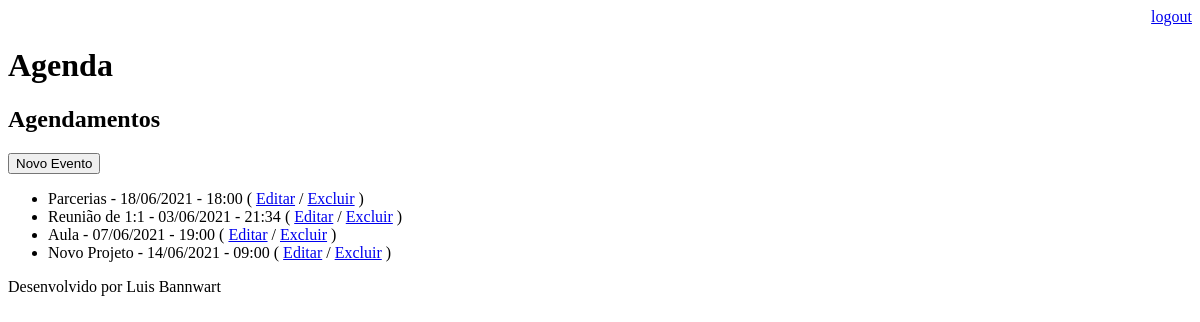
The page /agenda/ (signed in) on the database as committed earlier.
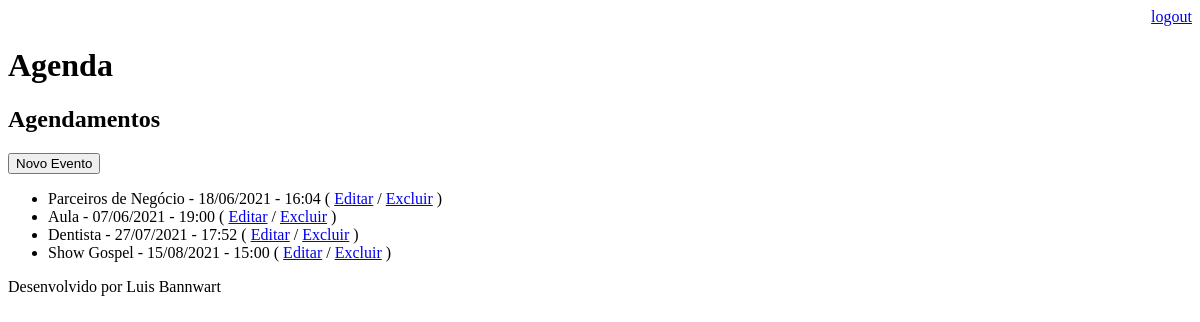
The same page on the database as committed later.
### core/models.py (models this page shows, shortened)
class Evento(models.Model):
    titulo = models.CharField(max_length=100)
    descricao = models.TextField(blank=True, null=True)
    data_evento = models.DateTimeField(verbose_name='Data do Evento')
    usuario = models.ForeignKey(User, on_delete=models.CASCADE)
    local = models.CharField(max_length=200, verbose_name='Local do Evento', blank=True, null=True)
    data_criacao = models.DateTimeField(auto_now_add=True)
    data_alteracao = models.DateTimeField(auto_now=True)
    class Meta:
        db_table = 'evento'
    def get_data_evento(self):
        return self.data_evento.strftime('%d/%m/%Y - %H:%M')

### core/views.py (the view)
# urls.py: path('agenda/', views.lista_eventos),
@login_required(login_url='/login/')
def lista_eventos(request):
    usuario = request.user
    eventos = Evento.objects.filter(usuario=usuario)
    dados = {'eventos': eventos}
    return render(request, 'agenda.html', dados)

### templates/agenda.html
{% extends "model-page.html" %}
{% block content %}
    <h2>Agendamentos</h2>
    <a href="evento/">
        <button type="button">Novo Evento</button>
    </a>
    <ul>
        {% for evento in eventos %}
            <li>
                {{ evento.titulo }} - {{ evento.get_data_evento }}
                ( <a href="evento/?id={{ evento.id }}">Editar</a>
                / <a href="evento/delete/{{ evento.id }}">Excluir</a> )
            </li>
        {% endfor %}
    </ul>
{% endblock %}

### templates/model-page.html
<!DOCTYPE html>
<html lang="pt-br">
<head>
    {% include "model-header.html" %}
</head>
<body>
    {% block content %} {% endblock %}
    {% include "model-footer.html" %}
</body>
</html>

### templates/model-header.html (shortened to what this page needs)
    <div align="right">
        <a href="/logout">logout</a>
    </div>
    <h1>Agenda</h1>

### templates/model-footer.html
<p>Desenvolvido por Luis Bannwart</p>

Rows that differ between the two databases and show on the page:
removed Evento: titulo "Reunião de 1:1", get_data_evento "03/06/2021 - 21:34"
removed Evento: titulo "Novo Projeto", get_data_evento "14/06/2021 - 09:00"
changed Evento: titulo "Parcerias" → "Parceiros de Negócio"; get_data_evento "18/06/2021 - 18:00" → "18/06/2021 - 16:04"
added Evento: titulo "Dentista", get_data_evento "27/07/2021 - 17:52"
added Evento: titulo "Show Gospel", get_data_evento "15/08/2021 - 15:00"
